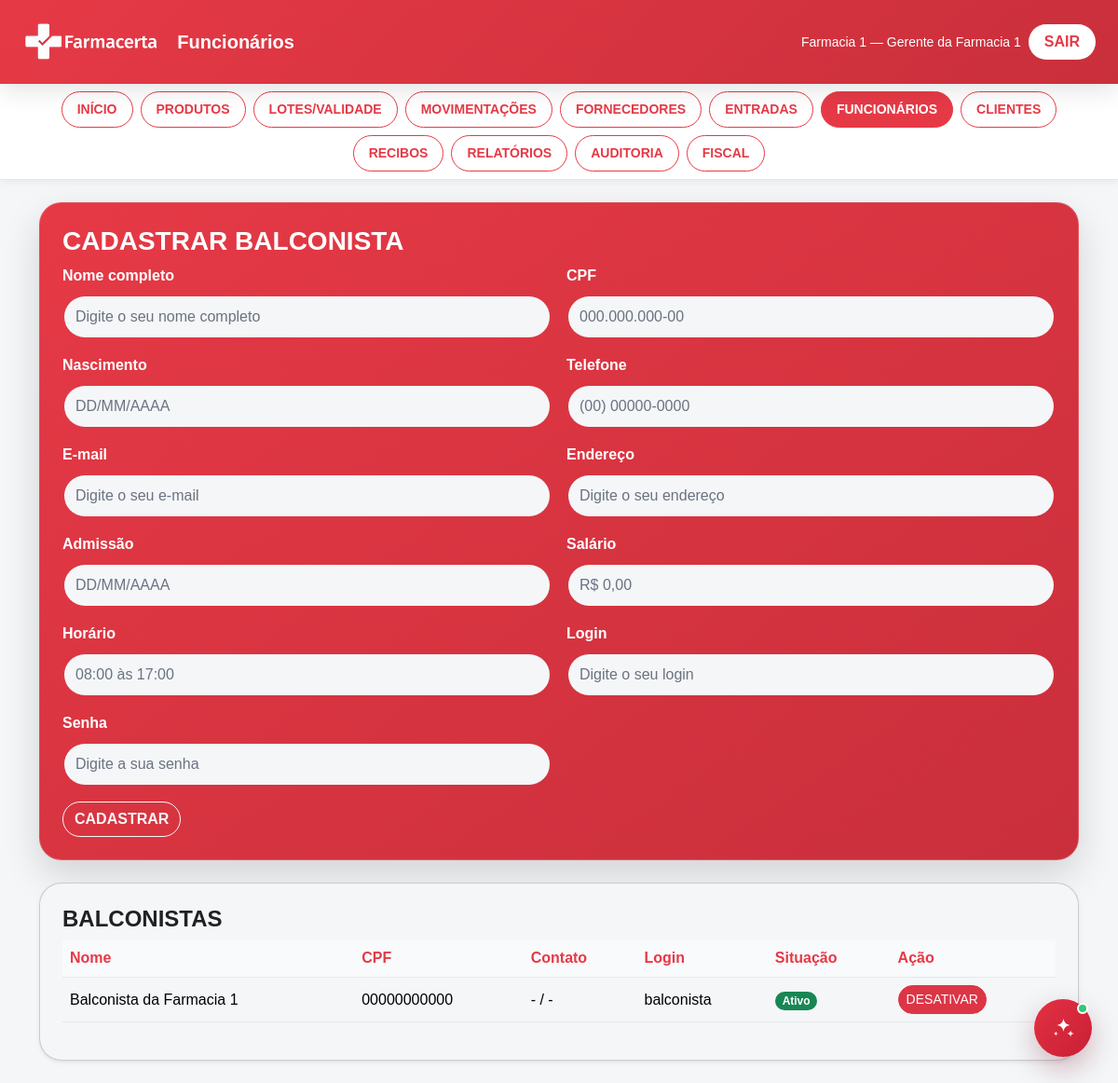
The app's page /gerente/funcionarios/funcionarios.php (signed in) with its own data.
### tables this page shows
CREATE TABLE usuarios (
    id INT AUTO_INCREMENT PRIMARY KEY,
    farmacia_id INT NOT NULL,
    nome VARCHAR(100) NOT NULL, cpf VARCHAR(11), telefone VARCHAR(20), email VARCHAR(150), endereco VARCHAR(255),
    data_nascimento DATE, data_admissao DATE, salario DECIMAL(10,2) DEFAULT 0, horario_escala VARCHAR(150),
    login VARCHAR(60) NOT NULL UNIQUE, senha VARCHAR(100) NOT NULL,
    cargo ENUM('gerente','balconista') NOT NULL,
    ativo TINYINT(1) NOT NULL DEFAULT 1,
    criado_em DATETIME NOT NULL DEFAULT CURRENT_TIMESTAMP,
    FOREIGN KEY (farmacia_id) REFERENCES farmacias(id)
);

### gerente/funcionarios/funcionarios.php (the view, shortened to what this page needs)
<?php
require_once __DIR__ . '/../conexaoDB.php';
require_once __DIR__ . '/../../cabecalho.php';
$farmaciaId = (int) $_SESSION['farmacia_id'];
$sql = "
    SELECT
        id,
        nome,
        cpf,
        telefone,
        email,
        login,
        ativo
    FROM usuarios
    WHERE cargo = 'balconista'
    AND farmacia_id = $farmaciaId
    ORDER BY nome ASC
";
$lista = mysqli_query($conexao, $sql);
function e($valor)
{
    return htmlspecialchars(
        $valor ?? '',
        ENT_QUOTES,
        'UTF-8'
    );
}
?>
<!DOCTYPE html>
<html lang="pt-BR">
<head>
</head>
<body>
<main class="container py-4">
    <section class="card card-brand rounded-4 p-4 mb-4" id="cadastrar">
        <h2 class="h3 fw-bold">CADASTRAR BALCONISTA</h2>
        <form
            action="cadastrarfuncionario.php"
            method="POST"
            id="formCadastro"
            class="row g-3"
        >
            <div class="col-12 col-md-6">
                <label
                    class="form-label fw-bold"
                    for="nome"
                >
                    Nome completo
                </label>
                <input
                    class="form-control"
                    type="text"
                    id="nome"
                    name="nome"
                    placeholder="Digite o seu nome completo"
                    required
                >
            </div>
            <div class="col-12 col-md-6">
                <label
                    class="form-label fw-bold"
                    for="cpf"
                >
                    CPF
                </label>
                <input
                    class="form-control"
                    type="text"
                    id="cpf"
                    name="cpf"
                    maxlength="14"
                    placeholder="000.000.000-00"
                    inputmode="numeric"
                    autocomplete="off"
                    required
                >
            </div>
            <div class="col-12 col-md-6">
                <label
                    class="form-label fw-bold"
                    for="nascimento"
                >
                    Nascimento
                </label>
                <input
                    class="form-control"
                    type="text"
                    id="nascimento"
                    name="nascimento"
                    maxlength="10"
                    placeholder="DD/MM/AAAA"
                    inputmode="numeric"
                    autocomplete="off"
                    required
                >
            </div>
            <div class="col-12 col-md-6">
                <label
                    class="form-label fw-bold"
                    for="telefone"
                >
                    Telefone
                </label>
                <input
                    class="form-control"
                    type="text"
                    id="telefone"
                    name="telefone"
                    maxlength="15"
                    placeholder="(00) 00000-0000"
                    inputmode="numeric"
                    autocomplete="off"
                >
            </div>
            <div class="col-12 col-md-6">
                <label
                    class="form-label fw-bold"
                    for="email"
                >
                    E-mail
                </label>
                <input
                    class="form-control"
                    type="email"
                    id="email"
                    name="email"
                    placeholder="Digite o seu e-mail"
                >
            </div>
            <div class="col-12 col-md-6">
                <label
                    class="form-label fw-bold"
                    for="endereco"
                >
                    Endereço
                </label>
                <input
                    class="form-control"
                    type="text"
                    id="endereco"
                    name="endereco"
                    placeholder="Digite o seu endereço"
                >
            </div>
            <div class="col-12 col-md-6">
                <label
                    class="form-label fw-bold"
                    for="admissao"
                >
                    Admissão
                </label>
                <input
                    class="form-control"
                    type="text"
                    id="admissao"
                    name="admissao"
                    maxlength="10"
                    placeholder="DD/MM/AAAA"
                    inputmode="numeric"
                    autocomplete="off"
                    required
                >
            </div>
            <div class="col-12 col-md-6">
                <label
                    class="form-label fw-bold"
                    for="salario"
                >
                    Salário
                </label>
                <input
                    class="form-control"
                    type="text"
                    id="salario"
                    name="salario"
                    placeholder="R$ 0,00"
                    inputmode="decimal"
                    autocomplete="off"
                >
            </div>
            <div class="col-12 col-md-6">
                <label
                    class="form-label fw-bold"
                    for="horario"
                >
                    Horário
                </label>
                <input
                    class="form-control"
                    type="text"
                    id="horario"
                    maxlength="14"
                    placeholder="08:00 às 17:00"
                    autocomplete="off"
                    inputmode="numeric"
                >
            </div>
            <div class="col-12 col-md-6">
                <label
                    class="form-label fw-bold"
                    for="login"
                >
                    Login
                </label>
                <input
                    class="form-control"
                    type="text"
                    id="login"
                    name="login"
                    placeholder="Digite o seu login"
                    required
                >
            </div>
            <div class="col-12 col-md-6">
                <label
                    class="form-label fw-bold"
                    for="senha"
                >
                    Senha
                </label>
                <input
                    class="form-control"
                    type="password"
                    id="senha"
                    name="senha"
                    placeholder="Digite a sua senha"
                    minlength="6"
                    required
                >
            </div>
            <div class="col-12">
                <button
                    class="btn btn-outline-light rounded-pill fw-bold"
                    type="submit"
                >
                    CADASTRAR
                </button>
            </div>
        </form>
    </section>
    <section class="card shadow-sm rounded-4 p-4">
        <h2 class="h4 fw-bold">
            BALCONISTAS
        </h2>
        <div class="table-responsive">
            <table class="table table-hover align-middle">
                <thead>
                    <tr>
                        <th>Nome</th>
                        <th>CPF</th>
                        <th>Contato</th>
                        <th>Login</th>
                        <th>Situação</th>
                        <th>Ação</th>
                    </tr>
                </thead>
                <tbody>
                <?php while ($u = mysqli_fetch_assoc($lista)): ?>
                    <tr>
                        <td>
                            <?= e($u['nome']) ?>
                        </td>
                        <td>
                            <?= e($u['cpf']) ?>
                        </td>
                        <td>
                            <?= e(
                                ($u['telefone'] ?: '-') .
                                ' / ' .
                                ($u['email'] ?: '-')
                            ) ?>
                        </td>
                        <td>
                            <?= e($u['login']) ?>
                        </td>
                        <td>
                            <span
                                class="badge rounded-pill <?= $u['ativo']
                                    ? 'text-bg-success'
                                    : 'text-bg-secondary' ?>"
                            >
                                <?= $u['ativo']
                                    ? 'Ativo'
                                    : 'Inativo' ?>
                            </span>
                        </td>
                        <td>
                            <form
                                action="alterarstatus.php"
                                method="POST"
                            >
                                <button
                                    class="btn btn-sm <?= $u['ativo']
                                        ? 'btn-danger'
                                        : 'btn-primary' ?> rounded-pill"
                                    type="submit"
                                >
                                    <?= $u['ativo']
                                        ? 'DESATIVAR'
                                        : 'ATIVAR' ?>
                                </button>
                            </form>
                        </td>
                    </tr>
                <?php endwhile; ?>
                </tbody>
            </table>
        </div>
    </section>
</main>
</body>
</html>

### assets/css/tema.css (style rules this page uses)
:root { --fc-primary: #e63946; --fc-primary-dark: #c92f3b; --fc-background: #f4f6f8; --fc-surface: #ffffff; --fc-text: #202124; --fc-text-light: #6b7280; --fc-border: #e5e7eb; --fc-danger: #b42318; --fc-danger-dark: #8f1d14; --fc-success: #218c5a; --fc-warning: #c47a00; --fc-debito: #3974c5; --fc-credito: #9255bd; --fc-pix: #ff9f1c; --bs-primary: #e63946; --bs-primary-rgb: 230, 57, 70; --bs-danger: #b42318; --bs-danger-rgb: 180, 35, 24; --bs-success: #218c5a; --bs-warning: #c47a00; --bs-body-bg: #f4f6f8; --bs-body-color: #202124; --bs-secondary-color: #6b7280; --bs-border-color: #e5e7eb; --bs-link-color: #e63946; --bs-link-hover-color: #c92f3b; --bs-font-sans-serif: Arial, Helvetica, sans-serif; --bs-body-font-family: Arial, Helvetica, sans-serif; --bs-border-radius: 10px; --bs-border-radius-sm: 10px; --bs-border-radius-lg: 24px; --bs-border-radius-xl: 24px; --bs-border-radius-pill: 50rem; --bs-focus-ring-color: rgba(230, 57, 70, 0.35); }
html { scroll-behavior: smooth; }
body { min-height: 100vh; background: var(--fc-background); color: var(--fc-text); }
.card-brand { background: linear-gradient(145deg, var(--fc-primary), var(--fc-primary-dark)); color: #fff; border: 1px solid rgba(255, 255, 255, 0.15); box-shadow: 0 16px 40px rgba(0, 0, 0, 0.14); }
.card-brand h1, .card-brand h2, .card-brand h3, .card-brand label, .card-brand p, .card-brand .form-label { color: #fff; }
.card-brand .form-control, .card-brand .form-select { min-height: 3rem; border: 2px solid transparent; border-radius: var(--bs-border-radius-pill); }
.table thead th { color: var(--fc-primary); font-weight: 800; background: #f8fafc; }

### records on screen
usuarios: nome "Balconista da Farmacia 1", cpf "00000000000", telefone+email "- / -", login "balconista", ativo "Ativo"

### other values on screen
$titulo "Funcionários"
$identidade "Farmacia 1 — Gerente da Farmacia 1"
$item[1] "INÍCIO"
$item[1] "PRODUTOS"
$item[1] "LOTES/VALIDADE"
$item[1] "MOVIMENTAÇÕES"
$item[1] "FORNECEDORES"
$item[1] "ENTRADAS"
$item[1] "FUNCIONÁRIOS"
$item[1] "CLIENTES"
$item[1] "RECIBOS"
$item[1] "RELATÓRIOS"
$item[1] "AUDITORIA"
$item[1] "FISCAL"
